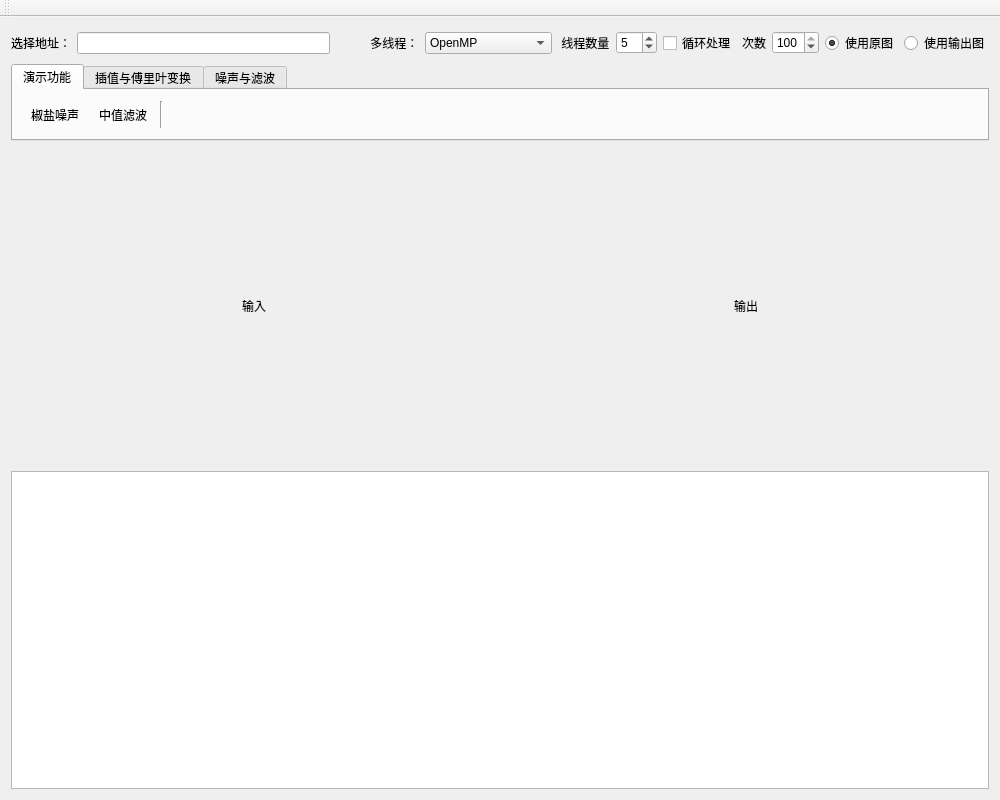
<?xml version="1.0" encoding="UTF-8"?>
<ui version="4.0">
 <class>MainWindow</class>
 <widget class="QMainWindow" name="MainWindow">
  <property name="geometry">
   <rect>
    <x>0</x>
    <y>0</y>
    <width>1000</width>
    <height>800</height>
   </rect>
  </property>
  <property name="windowTitle">
   <string>MainWindow</string>
  </property>
  <widget class="QWidget" name="centralWidget">
   <layout class="QGridLayout" name="gridLayout_2" rowstretch="0,0,1,1">
    <item row="2" column="0">
     <layout class="QGridLayout" name="gridLayout" rowstretch="1" columnstretch="1,1">
      <item row="0" column="0">
       <widget class="QLabel" name="m_initPicture">
        <property name="text">
         <string>输入</string>
        </property>
        <property name="alignment">
         <set>Qt::AlignCenter</set>
        </property>
        <property name="margin">
         <number>6</number>
        </property>
       </widget>
      </item>
      <item row="0" column="1">
       <widget class="QLabel" name="m_processedPicture">
        <property name="text">
         <string>输出</string>
        </property>
        <property name="alignment">
         <set>Qt::AlignCenter</set>
        </property>
        <property name="margin">
         <number>6</number>
        </property>
       </widget>
      </item>
     </layout>
    </item>
    <item row="0" column="0">
     <layout class="QHBoxLayout" name="horizontalLayout_4" stretch="1,2,1,1,1,1,2,1,0,0,0,0">
      <property name="spacing">
       <number>6</number>
      </property>
      <property name="sizeConstraint">
       <enum>QLayout::SetDefaultConstraint</enum>
      </property>
      <item>
       <widget class="QLabel" name="label_4">
        <property name="sizePolicy">
         <sizepolicy hsizetype="Fixed" vsizetype="Preferred">
          <horstretch>0</horstretch>
          <verstretch>0</verstretch>
         </sizepolicy>
        </property>
        <property name="text">
         <string>选择地址：</string>
        </property>
       </widget>
      </item>
      <item>
       <widget class="QLineEdit" name="m_inputPathLineEdit">
        <property name="sizePolicy">
         <sizepolicy hsizetype="Preferred" vsizetype="Fixed">
          <horstretch>0</horstretch>
          <verstretch>0</verstretch>
         </sizepolicy>
        </property>
       </widget>
      </item>
      <item>
       <widget class="QPushButton" name="m_filepathButton">
        <property name="minimumSize">
         <size>
          <width>25</width>
          <height>30</height>
         </size>
        </property>
        <property name="maximumSize">
         <size>
          <width>25</width>
          <height>30</height>
         </size>
        </property>
        <property name="text">
         <string/>
        </property>
        <property name="icon">
         <iconset resource="opencv.qrc">
          <normaloff>:/Icon/search.png</normaloff>:/Icon/search.png</iconset>
        </property>
        <property name="iconSize">
         <size>
          <width>25</width>
          <height>30</height>
         </size>
        </property>
        <property name="flat">
         <bool>true</bool>
        </property>
       </widget>
      </item>
      <item>
       <widget class="QLabel" name="label">
        <property name="sizePolicy">
         <sizepolicy hsizetype="Fixed" vsizetype="Fixed">
          <horstretch>0</horstretch>
          <verstretch>0</verstretch>
         </sizepolicy>
        </property>
        <property name="text">
         <string> 多线程：</string>
        </property>
       </widget>
      </item>
      <item>
       <widget class="QComboBox" name="m_threadModeComboBox">
        <item>
         <property name="text">
          <string>OpenMP</string>
         </property>
        </item>
        <item>
         <property name="text">
          <string>QtThread</string>
         </property>
        </item>
        <item>
         <property name="text">
          <string>CUDA</string>
         </property>
        </item>
        <item>
         <property name="text">
          <string>单线程</string>
         </property>
        </item>
       </widget>
      </item>
      <item>
       <widget class="QLabel" name="label_2">
        <property name="sizePolicy">
         <sizepolicy hsizetype="Fixed" vsizetype="Fixed">
          <horstretch>0</horstretch>
          <verstretch>0</verstretch>
         </sizepolicy>
        </property>
        <property name="text">
         <string> 线程数量</string>
        </property>
       </widget>
      </item>
      <item>
       <widget class="QSpinBox" name="m_threadNumberSpinBox">
        <property name="sizePolicy">
         <sizepolicy hsizetype="Fixed" vsizetype="Fixed">
          <horstretch>0</horstretch>
          <verstretch>0</verstretch>
         </sizepolicy>
        </property>
        <property name="maximum">
         <number>15</number>
        </property>
        <property name="value">
         <number>5</number>
        </property>
       </widget>
      </item>
      <item>
       <widget class="QCheckBox" name="m_isLoopCheckBox">
        <property name="sizePolicy">
         <sizepolicy hsizetype="Fixed" vsizetype="Fixed">
          <horstretch>0</horstretch>
          <verstretch>0</verstretch>
         </sizepolicy>
        </property>
        <property name="text">
         <string>循环处理</string>
        </property>
       </widget>
      </item>
      <item>
       <widget class="QLabel" name="label_3">
        <property name="sizePolicy">
         <sizepolicy hsizetype="Fixed" vsizetype="Preferred">
          <horstretch>0</horstretch>
          <verstretch>0</verstretch>
         </sizepolicy>
        </property>
        <property name="text">
         <string>次数</string>
        </property>
       </widget>
      </item>
      <item>
       <widget class="QSpinBox" name="m_loopNumberSpinBox">
        <property name="minimum">
         <number>1</number>
        </property>
        <property name="maximum">
         <number>100</number>
        </property>
        <property name="value">
         <number>100</number>
        </property>
       </widget>
      </item>
      <item>
       <widget class="QRadioButton" name="m_initPlotRadioButton">
        <property name="text">
         <string>使用原图</string>
        </property>
        <property name="checked">
         <bool>true</bool>
        </property>
       </widget>
      </item>
      <item>
       <widget class="QRadioButton" name="m_outputPlotRadioButton">
        <property name="text">
         <string>使用输出图</string>
        </property>
       </widget>
      </item>
     </layout>
    </item>
    <item row="1" column="0">
     <widget class="QTabWidget" name="m_tabwidget">
      <property name="sizePolicy">
       <sizepolicy hsizetype="Expanding" vsizetype="Fixed">
        <horstretch>0</horstretch>
        <verstretch>0</verstretch>
       </sizepolicy>
      </property>
      <property name="currentIndex">
       <number>0</number>
      </property>
      <widget class="QWidget" name="m_funtionTab">
       <attribute name="title">
        <string>演示功能</string>
       </attribute>
       <layout class="QHBoxLayout" name="horizontalLayout">
        <item>
         <widget class="QToolButton" name="m_saltNoisePth">
          <property name="text">
           <string>椒盐噪声</string>
          </property>
          <property name="icon">
           <iconset resource="opencv.qrc">
            <normaloff>:/Icon/salt.png</normaloff>:/Icon/salt.png</iconset>
          </property>
          <property name="iconSize">
           <size>
            <width>30</width>
            <height>30</height>
           </size>
          </property>
          <property name="toolButtonStyle">
           <enum>Qt::ToolButtonTextUnderIcon</enum>
          </property>
          <property name="autoRaise">
           <bool>true</bool>
          </property>
         </widget>
        </item>
        <item>
         <widget class="QToolButton" name="m_middleFilterPtn">
          <property name="text">
           <string>中值滤波</string>
          </property>
          <property name="icon">
           <iconset resource="opencv.qrc">
            <normaloff>:/Icon/mid.png</normaloff>:/Icon/mid.png</iconset>
          </property>
          <property name="iconSize">
           <size>
            <width>30</width>
            <height>30</height>
           </size>
          </property>
          <property name="toolButtonStyle">
           <enum>Qt::ToolButtonTextUnderIcon</enum>
          </property>
          <property name="autoRaise">
           <bool>true</bool>
          </property>
         </widget>
        </item>
        <item>
         <widget class="Line" name="line_2">
          <property name="orientation">
           <enum>Qt::Vertical</enum>
          </property>
         </widget>
        </item>
        <item>
         <spacer name="horizontalSpacer_2">
          <property name="orientation">
           <enum>Qt::Horizontal</enum>
          </property>
          <property name="sizeHint" stdset="0">
           <size>
            <width>40</width>
            <height>20</height>
           </size>
          </property>
         </spacer>
        </item>
       </layout>
      </widget>
      <widget class="QWidget" name="tab_2">
       <attribute name="title">
        <string>插值与傅里叶变换</string>
       </attribute>
       <layout class="QHBoxLayout" name="horizontalLayout_2" stretch="0,0,0,0,0,0">
        <property name="leftMargin">
         <number>0</number>
        </property>
        <property name="topMargin">
         <number>0</number>
        </property>
        <property name="rightMargin">
         <number>0</number>
        </property>
        <property name="bottomMargin">
         <number>0</number>
        </property>
        <item>
         <widget class="QToolButton" name="m_scalePtn">
          <property name="text">
           <string>缩放</string>
          </property>
          <property name="icon">
           <iconset resource="opencv.qrc">
            <normaloff>:/Icon/scale.png</normaloff>:/Icon/scale.png</iconset>
          </property>
          <property name="iconSize">
           <size>
            <width>30</width>
            <height>30</height>
           </size>
          </property>
          <property name="toolButtonStyle">
           <enum>Qt::ToolButtonTextUnderIcon</enum>
          </property>
          <property name="autoRaise">
           <bool>true</bool>
          </property>
         </widget>
        </item>
        <item>
         <widget class="QToolButton" name="m_rotatePtn">
          <property name="text">
           <string> 旋转</string>
          </property>
          <property name="icon">
           <iconset resource="opencv.qrc">
            <normaloff>:/Icon/rotate.png</normaloff>:/Icon/rotate.png</iconset>
          </property>
          <property name="iconSize">
           <size>
            <width>30</width>
            <height>30</height>
           </size>
          </property>
          <property name="toolButtonStyle">
           <enum>Qt::ToolButtonTextUnderIcon</enum>
          </property>
          <property name="autoRaise">
           <bool>true</bool>
          </property>
         </widget>
        </item>
        <item>
         <widget class="QCheckBox" name="m_triangleCheckBox">
          <property name="text">
           <string>三阶插值</string>
          </property>
          <property name="icon">
           <iconset resource="opencv.qrc">
            <normaloff>:/Icon/triangle.png</normaloff>:/Icon/triangle.png</iconset>
          </property>
          <property name="checked">
           <bool>true</bool>
          </property>
         </widget>
        </item>
        <item>
         <widget class="QToolButton" name="m_fourierToolButton">
          <property name="text">
           <string>傅里叶变换</string>
          </property>
          <property name="icon">
           <iconset resource="opencv.qrc">
            <normaloff>:/Icon/fourier.png</normaloff>:/Icon/fourier.png</iconset>
          </property>
          <property name="toolButtonStyle">
           <enum>Qt::ToolButtonTextUnderIcon</enum>
          </property>
          <property name="autoRaise">
           <bool>true</bool>
          </property>
         </widget>
        </item>
        <item>
         <widget class="Line" name="line_4">
          <property name="orientation">
           <enum>Qt::Vertical</enum>
          </property>
         </widget>
        </item>
        <item>
         <spacer name="horizontalSpacer_3">
          <property name="orientation">
           <enum>Qt::Horizontal</enum>
          </property>
          <property name="sizeHint" stdset="0">
           <size>
            <width>40</width>
            <height>20</height>
           </size>
          </property>
         </spacer>
        </item>
       </layout>
      </widget>
      <widget class="QWidget" name="tab">
       <attribute name="title">
        <string>噪声与滤波</string>
       </attribute>
       <layout class="QHBoxLayout" name="horizontalLayout_5">
        <item>
         <widget class="QToolButton" name="m_gaussianNoisePtn">
          <property name="text">
           <string>高斯噪声</string>
          </property>
          <property name="icon">
           <iconset resource="opencv.qrc">
            <normaloff>:/Icon/noise.png</normaloff>:/Icon/noise.png</iconset>
          </property>
          <property name="iconSize">
           <size>
            <width>30</width>
            <height>30</height>
           </size>
          </property>
          <property name="toolButtonStyle">
           <enum>Qt::ToolButtonTextUnderIcon</enum>
          </property>
          <property name="autoRaise">
           <bool>true</bool>
          </property>
         </widget>
        </item>
        <item>
         <widget class="QToolButton" name="m_smoothFilterPtn">
          <property name="text">
           <string>平滑线性滤波</string>
          </property>
          <property name="icon">
           <iconset resource="opencv.qrc">
            <normaloff>:/Icon/filter.png</normaloff>:/Icon/filter.png</iconset>
          </property>
          <property name="iconSize">
           <size>
            <width>30</width>
            <height>30</height>
           </size>
          </property>
          <property name="toolButtonStyle">
           <enum>Qt::ToolButtonTextUnderIcon</enum>
          </property>
          <property name="autoRaise">
           <bool>true</bool>
          </property>
         </widget>
        </item>
        <item>
         <widget class="QToolButton" name="m_gaussianFilterPtn">
          <property name="text">
           <string>高斯滤波</string>
          </property>
          <property name="icon">
           <iconset resource="opencv.qrc">
            <normaloff>:/Icon/filter.png</normaloff>:/Icon/filter.png</iconset>
          </property>
          <property name="iconSize">
           <size>
            <width>30</width>
            <height>30</height>
           </size>
          </property>
          <property name="toolButtonStyle">
           <enum>Qt::ToolButtonTextUnderIcon</enum>
          </property>
          <property name="autoRaise">
           <bool>true</bool>
          </property>
         </widget>
        </item>
        <item>
         <widget class="QToolButton" name="m_venusFilterPtn">
          <property name="text">
           <string>维纳滤波</string>
          </property>
          <property name="icon">
           <iconset resource="opencv.qrc">
            <normaloff>:/Icon/filter.png</normaloff>:/Icon/filter.png</iconset>
          </property>
          <property name="iconSize">
           <size>
            <width>30</width>
            <height>30</height>
           </size>
          </property>
          <property name="toolButtonStyle">
           <enum>Qt::ToolButtonTextUnderIcon</enum>
          </property>
          <property name="autoRaise">
           <bool>true</bool>
          </property>
         </widget>
        </item>
        <item>
         <widget class="Line" name="line_3">
          <property name="orientation">
           <enum>Qt::Vertical</enum>
          </property>
         </widget>
        </item>
        <item>
         <widget class="QToolButton" name="m_bilateralFilterPtn">
          <property name="text">
           <string>双边滤波器</string>
          </property>
          <property name="icon">
           <iconset resource="opencv.qrc">
            <normaloff>:/Icon/double.png</normaloff>:/Icon/double.png</iconset>
          </property>
          <property name="iconSize">
           <size>
            <width>30</width>
            <height>30</height>
           </size>
          </property>
          <property name="toolButtonStyle">
           <enum>Qt::ToolButtonTextUnderIcon</enum>
          </property>
          <property name="autoRaise">
           <bool>true</bool>
          </property>
         </widget>
        </item>
        <item>
         <widget class="Line" name="line">
          <property name="orientation">
           <enum>Qt::Vertical</enum>
          </property>
         </widget>
        </item>
        <item>
         <spacer name="horizontalSpacer_4">
          <property name="orientation">
           <enum>Qt::Horizontal</enum>
          </property>
          <property name="sizeHint" stdset="0">
           <size>
            <width>40</width>
            <height>20</height>
           </size>
          </property>
         </spacer>
        </item>
       </layout>
      </widget>
     </widget>
    </item>
    <item row="3" column="0">
     <widget class="QTextEdit" name="m_outputTextEdit"/>
    </item>
   </layout>
  </widget>
  <widget class="QMenuBar" name="menuBar">
   <property name="geometry">
    <rect>
     <x>0</x>
     <y>0</y>
     <width>1000</width>
     <height>25</height>
    </rect>
   </property>
  </widget>
  <widget class="QToolBar" name="mainToolBar">
   <attribute name="toolBarArea">
    <enum>TopToolBarArea</enum>
   </attribute>
   <attribute name="toolBarBreak">
    <bool>false</bool>
   </attribute>
  </widget>
 </widget>
 <layoutdefault spacing="6" margin="11"/>
 <resources>
  <include location="opencv.qrc"/>
 </resources>
 <connections/>
</ui>
